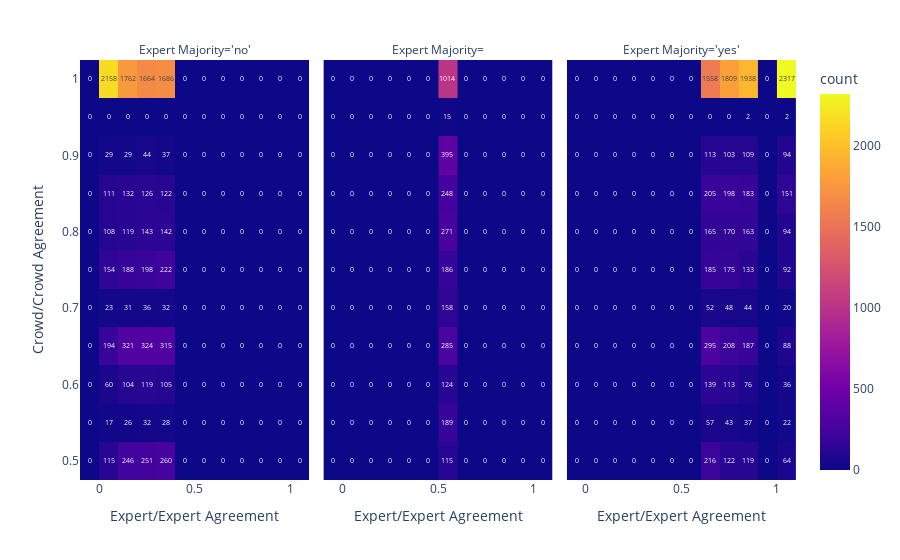

Write notebook code for a chart like this one.
### Code cell
fig = px.density_heatmap(df, x="Expert/Expert Agreement", y='Crowd/Crowd Agreement',text_auto=True,facet_col="Expert Majority")
fig.show()

### Figure 1 — Plotly figure (JSON) as saved in the notebook; plotly's stock layout.template omitted (floating-point values rounded to 4 significant figures; data arrays with more than 128 entries replaced by an {"elided": "..."} marker saying what was removed)
{"data": [{"coloraxis": "coloraxis", "hovertemplate": "Expert Majority='no'<br>Expert/Expert Agreement=%{x}<br>Crowd/Crowd Agreement=%{y}<br>count=%{z}<extra></extra>", "name": "", "texttemplate": "%{z}", "type": "histogram2d", "x": {"elided": "12000 float values"}, "xaxis": "x", "xbingroup": "x", "y": {"elided": "12000 mixed values"}, "yaxis": "y", "ybingroup": "y"}, {"coloraxis": "coloraxis", "hovertemplate": "Expert Majority=<br>Expert/Expert Agreement=%{x}<br>Crowd/Crowd Agreement=%{y}<br>count=%{z}<extra></extra>", "name": "", "texttemplate": "%{z}", "type": "histogram2d", "x": {"elided": "3000 float values"}, "xaxis": "x2", "xbingroup": "x", "y": {"elided": "3000 float values"}, "yaxis": "y2", "ybingroup": "y"}, {"coloraxis": "coloraxis", "hovertemplate": "Expert Majority='yes'<br>Expert/Expert Agreement=%{x}<br>Crowd/Crowd Agreement=%{y}<br>count=%{z}<extra></extra>", "name": "", "texttemplate": "%{z}", "type": "histogram2d", "x": {"elided": "12000 float values"}, "xaxis": "x3", "xbingroup": "x", "y": {"elided": "12000 mixed values"}, "yaxis": "y3", "ybingroup": "y"}], "layout": {"annotations": [{"font": {}, "showarrow": false, "text": "Expert Majority='no'", "x": 0.16, "xanchor": "center", "xref": "paper", "y": 1, "yanchor": "bottom", "yref": "paper"}, {"font": {}, "showarrow": false, "text": "Expert Majority=", "x": 0.5, "xanchor": "center", "xref": "paper", "y": 1, "yanchor": "bottom", "yref": "paper"}, {"font": {}, "showarrow": false, "text": "Expert Majority='yes'", "x": 0.84, "xanchor": "center", "xref": "paper", "y": 1, "yanchor": "bottom", "yref": "paper"}], "coloraxis": {"colorbar": {"title": {"text": "count"}}, "colorscale": [[0, "#0d0887"], [0.1111, "#46039f"], [0.2222, "#7201a8"], [0.3333, "#9c179e"], [0.4444, "#bd3786"], [0.5556, "#d8576b"], [0.6667, "#ed7953"], [0.7778, "#fb9f3a"], [0.8889, "#fdca26"], [1, "#f0f921"]]}, "legend": {"tracegroupgap": 0}, "margin": {"t": 60}, "xaxis": {"anchor": "y", "domain": [0, 0.32], "title": {"text": "Expert/Expert Agreement"}}, "xaxis2": {"anchor": "y2", "domain": [0.34, 0.66], "matches": "x", "title": {"text": "Expert/Expert Agreement"}}, "xaxis3": {"anchor": "y3", "domain": [0.68, 1.0], "matches": "x", "title": {"text": "Expert/Expert Agreement"}}, "yaxis": {"anchor": "x", "domain": [0, 1], "title": {"text": "Crowd/Crowd Agreement"}}, "yaxis2": {"anchor": "x2", "domain": [0, 1], "matches": "y", "showticklabels": false}, "yaxis3": {"anchor": "x3", "domain": [0, 1], "matches": "y", "showticklabels": false}}}
